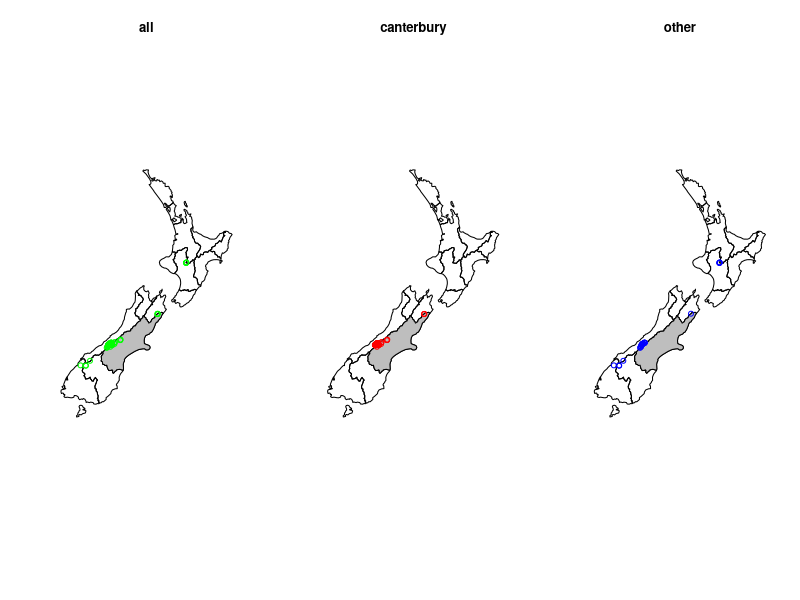
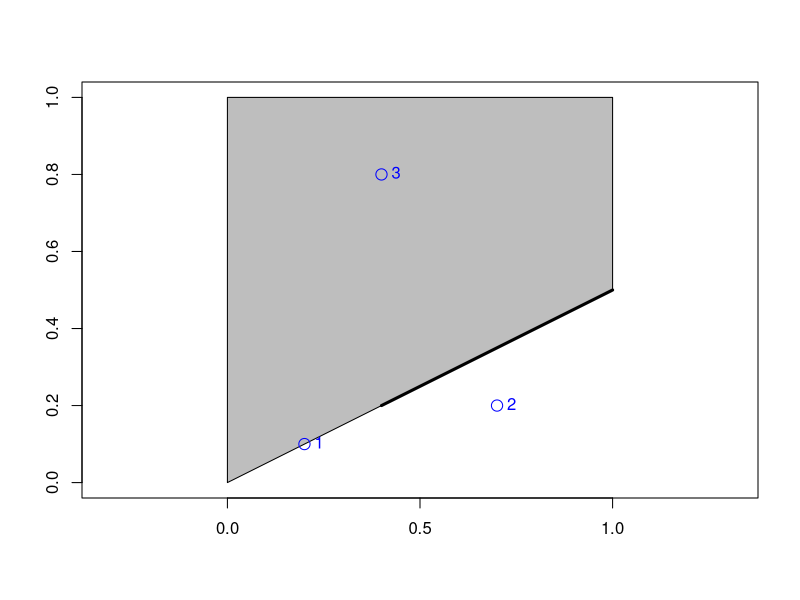
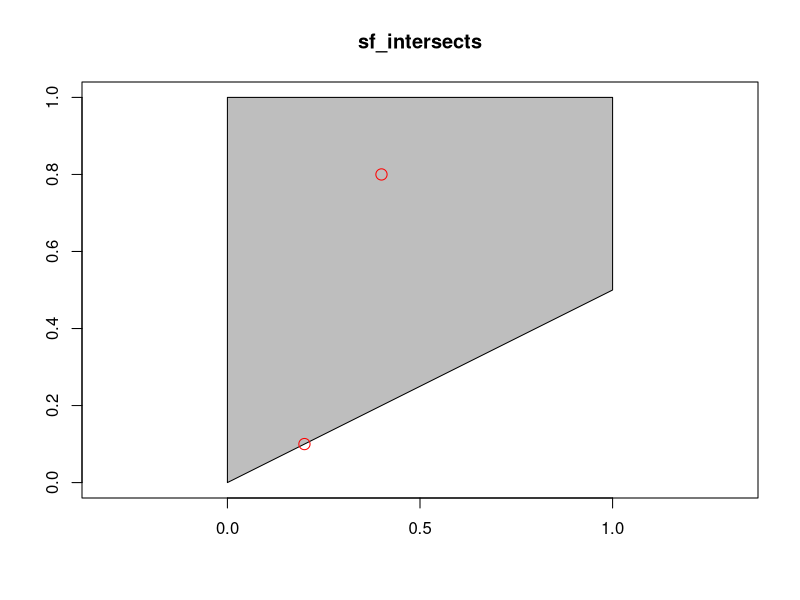
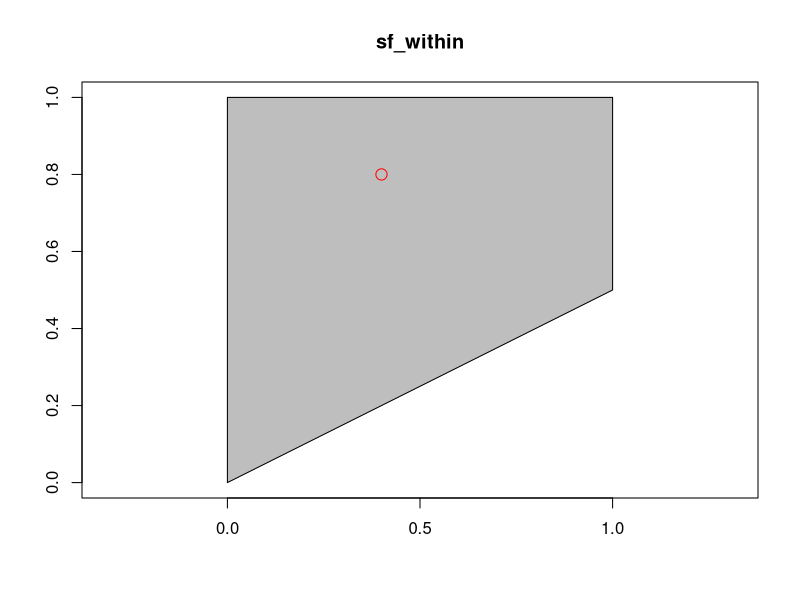
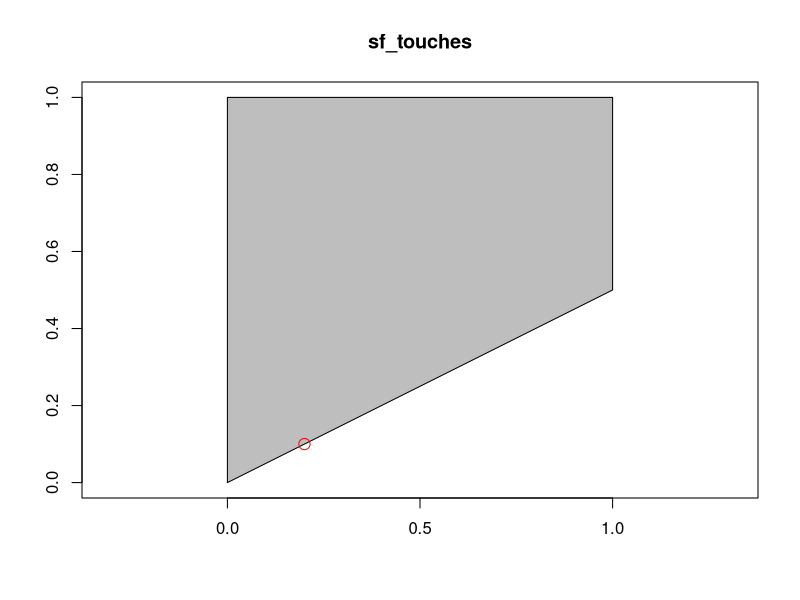
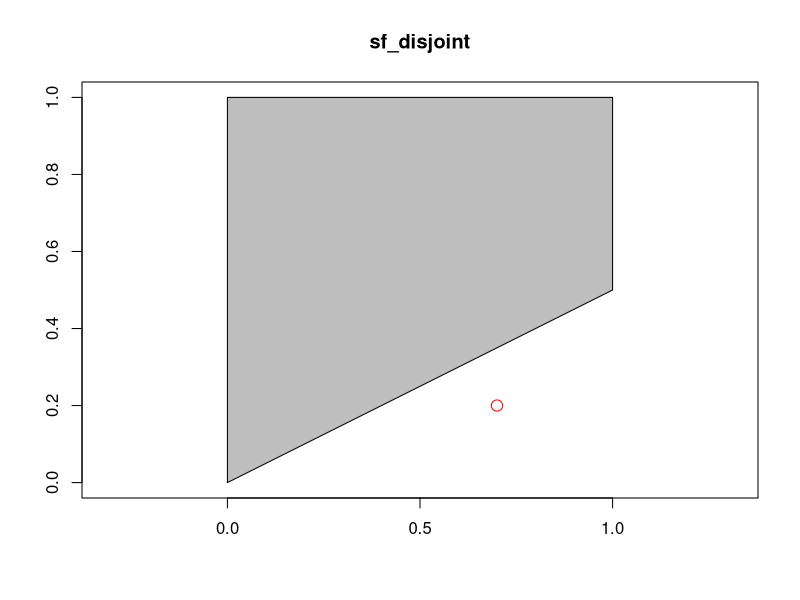
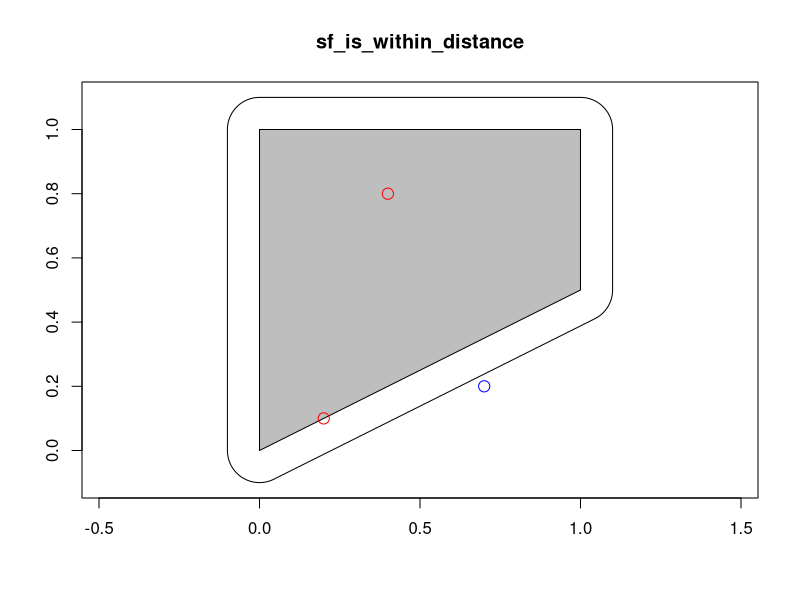
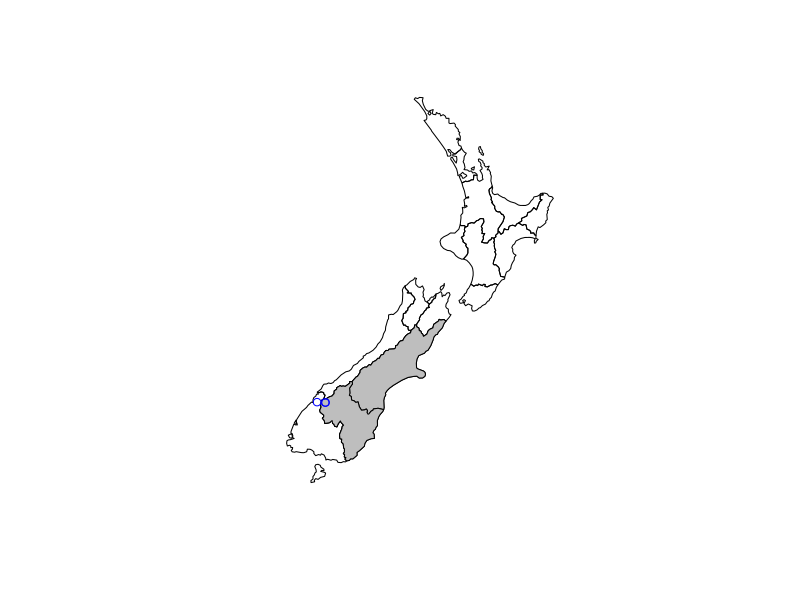

Write the R code that produced these figures, in order.
## ---- chunk 1
library(sf)
library(terra)
library(dplyr)
library(spData)
## ---- chunk 2
canterbury = nz |> filter(Name=="Canterbury")
canterbury_height = nz_height[canterbury,]
other_height = nz_height[canterbury, , op=st_disjoint]

par(mfrow=c(1,3))

plot(nz$geom,, main="all")
plot(canterbury$geom,add=T,col="grey")
plot(nz_height$geometry,add=T,col="green")

plot(nz$geom,, main="canterbury")
plot(canterbury$geom,add=T,col="grey")
plot(canterbury_height$geometry,add=T,col="red")

plot(nz$geom,, main="other")
plot(canterbury$geom,add=T,col="grey")
plot(other_height$geometry,add=T,col="blue")

par(mfrow=c(1,1))
## ---- chunk 3
sel_sgbp = st_intersects(x=nz_height,y=canterbury)
class(sel_sgbp)
sel_sgbp
sel_logical = lengths(sel_sgbp) > 0
canterbury_height2= nz_height[sel_logical,]
identical(canterbury_height,canterbury_height2)
## ---- chunk 4
canterbury_height3 = nz_height |>
  st_filter(y=canterbury,.predicate= st_intersects)

identical(canterbury_height,canterbury_height3)
## ---- chunk 5
polygon_matrix = cbind(
  x=c(0,0,1,1  ,0),
  y=c(0,1,1,0.5,0)
)
polygon_sfc = st_sfc(st_polygon(list(polygon_matrix)))

line_sfc= st_sfc(st_linestring(
  cbind(
    x=c(0.4,1),
    y=c(0.2,0.5)
  )
))
point_df = data.frame(
  x=c(0.2,0.7,0.4),
  y=c(0.1,0.2,0.8)
)
point_sf = st_as_sf(point_df,coords=c("x","y"))

plot(polygon_sfc,axes=T,col="grey")
plot(line_sfc,add=T,lwd=3,col="black")
plot(point_sf,add=T,col="blue",cex=1.5)
text(point_df$x,point_df$y,c("1","2","3"),cex=1,pos=4,col="blue")
## ---- chunk 6
st_intersects(point_sf, polygon_sfc)
st_intersects(point_sf, polygon_sfc,sparse=F)

plot(polygon_sfc,col="grey",axes=T,main="sf_intersects")
plot(point_sf[polygon_sfc,,op=st_intersects],add=T,col="red",cex=1.5)
## ---- chunk 7
st_within(point_sf, polygon_sfc)
plot(polygon_sfc,col="grey",axes=T,main="sf_within")
plot(point_sf[polygon_sfc,,op=st_within],add=T,col="red",cex=1.5)

st_touches(point_sf, polygon_sfc)
plot(polygon_sfc,col="grey",axes=T,main="sf_touches")
plot(point_sf[polygon_sfc,,op=st_touches],add=T,col="red",cex=1.5)

x=st_disjoint(point_sf,polygon_sfc,sparse=F)
plot(polygon_sfc,col="grey",axes=T,main="sf_disjoint")
plot(point_sf[x[,1],],add=T,col="red",cex=1.5)

buffer= 0.1
polygon_sfc2= st_buffer(polygon_sfc,buffer)
x=st_is_within_distance(point_sf,polygon_sfc,dist=buffer,sparse=F)
plot(polygon_sfc2,axes=T,main="sf_is_within_distance")
plot(polygon_sfc,add=T,col="grey")
plot(point_sf[x[,1],],add=T,col="red",cex=1.5)
plot(point_sf[!x[,1],],add=T,col="blue",cex=1.5)
## ---- chunk 8

nz_highest = nz_height|>slice_max(n=1,order_by = elevation)
canterbury_centroid= st_centroid(canterbury)
st_distance(nz_highest,canterbury_centroid)

## ---- chunk 9
co = filter(nz, grepl("Canter|Otag", Name))
st_distance(nz_height[1:3, ], co)

## ---- chunk 10
plot(nz$geom)
plot(st_geometry(co),add=T,col="grey")
plot(st_geometry(nz_height)[1:3], add = TRUE,col="blue")
## ---- chunk 11
xy2sfc = function(x, y) st_sfc(st_polygon(list(cbind(x, y))))
x = xy2sfc(x = c(0, 0, 1, 1, 0), y = c(0, 1, 1, 0.5, 0))
y = xy2sfc(x = c(0.7, 0.7, 0.9, 0.7), y = c(0.8, 0.5, 0.5, 0.8))

plot(x,axes=T,main=paste0("DE-9IM string: ",st_relate(x, y)))
plot(y,add=T,col="grey")

## ---- chunk 12
st_queen = function(x, y) st_relate(x, y, pattern = "F***T****")
st_rook = function(x, y) st_relate(x, y, pattern = "F***1****")

grid = st_make_grid(x, n = 3)
grid_sf = st_sf(grid)
grid_sf$queens = lengths(st_queen(grid, grid[5])) > 0
grid_sf$rooks = lengths(st_rook(grid, grid[5])) > 0

plot(grid_sf)

## ---- chunk 13
set.seed(2018)
bb=st_bbox(world)
random_df = data.frame(
  x=runif(n=10,min=bb[1],max = bb[3]),
  y=runif(n=10,min=bb[2],max = bb[4])
)

random_points = random_df |> st_as_sf(coords = c("x","y"),crs="EPSG:4326")
## ---- chunk 14
world_random = world[random_points,]
world_random |> count(name_long)

random_joined = st_join(random_points,world["name_long"]) |>
  mutate(name_long = coalesce(name_long,"missing"))


plot(world$geom)
plot(random_points,add=T,col="lightblue",pch=4,cex=2,lwd=3)

plot(world$geom)
plot(world_random[,"name_long"],add=T)

plot(world$geom)
plot(random_joined,add=T,pch=4,cex=2,lwd=3)

## ---- chunk 15
plot(st_geometry(cycle_hire), col = "blue")
plot(st_geometry(cycle_hire_osm), add = TRUE, pch = 3, col = "red")

any(st_intersects(cycle_hire, cycle_hire_osm, sparse = FALSE))

## ---- chunk 16
sel = st_is_within_distance(cycle_hire,cycle_hire_osm,dist=units::set_units(20,"m"))

summary(lengths(sel)>0)

z = st_join(cycle_hire,cycle_hire_osm,st_is_within_distance,
            dist=units::set_units(20,"m"))
nrow(cycle_hire)
nrow(z)

z = z|>
  group_by(id)|>
  summarise(capacity=mean(capacity))

nrow(z)

plot(cycle_hire_osm["capacity"])
plot(z["capacity"])

## ---- chunk 17
nz_agg = aggregate(x = nz_height, by = nz, FUN = mean)
identical(st_geometry(nz_agg),st_geometry(nz))

plot(nz_agg[,"elevation"],main="base R")

nz_agg2= st_join(nz,nz_height) |>
  group_by(Name) |>
  summarize(elevation=mean(elevation,na.rr=T))

plot(nz_agg2[,"elevation"],main="tidyverse")

## ---- chunk 18

plot(incongruent["value"])
plot(st_geometry(aggregating_zones),add=T,lwd=3)

iv = incongruent["value"] # keep only the values to be transferred
agg_aw = st_interpolate_aw(iv, aggregating_zones, extensive = TRUE)
#> Warning in st_interpolate_aw.sf(iv, aggregating_zones, extensive = TRUE):
#> st_interpolate_aw assumes attributes are constant or uniform over areas of x
agg_aw$value
#> [1] 19.6 25.7
## ---- chunk 19

canterbury = nz |> filter(Name=="Canterbury")
plot(st_geometry(nz))
plot(canterbury,add=T,col="yellow")
plot(nz_height[canterbury,"geometry"],pch=7,col="red",add=T)
plot(nz_height[canterbury,"geometry",op=st_disjoint],pch=1,col="blue",add=T)

## ---- chunk 20
nz2 = st_join(
  nz,
  nz_height,
  join=st_intersects
) |>
  group_by(Name) |>
  summarize(N=n())
plot(nz2[,"N"])

nz2 |>
  st_drop_geometry()|>
  arrange(desc(N))
## ---- chunk 21
colorado = us_states |> filter(NAME=="Colorado")

intersect = st_intersects(colorado,us_states)

plot(st_geometry(us_states))
plot(us_states[colorado,"geometry"],add=T,col="blue")
plot(colorado$geometry,add=T,col="red")

## ---- chunk 22

colorado_borders = us_states[colorado,,op=st_touches]
plot(st_geometry(us_states))
plot(colorado_borders["geometry"],add=T,col="blue")

st_queen = function(x, y) st_relate(x, y, pattern = "F***T****")
colorado_borders2 = us_states[colorado,,op=st_queen]
plot(st_geometry(us_states))
plot(colorado_borders2["geometry"],add=T,col="yellow")
## ---- chunk 23

dc_centr = us_states|>
  filter(NAME=="District of Columbia") |>
  st_centroid()
cali_centr = us_states|>
  filter(NAME=="California") |>
  st_centroid()

us_line = st_union(dc_centr,cali_centr) |>
  st_cast(to="LINESTRING")

sel_states = us_states[us_line,]

plot(us_states$geometry)
plot(sel_states["NAME"],add=T)
plot(us_line$geometry,add=T,col="red",lwd=2)
